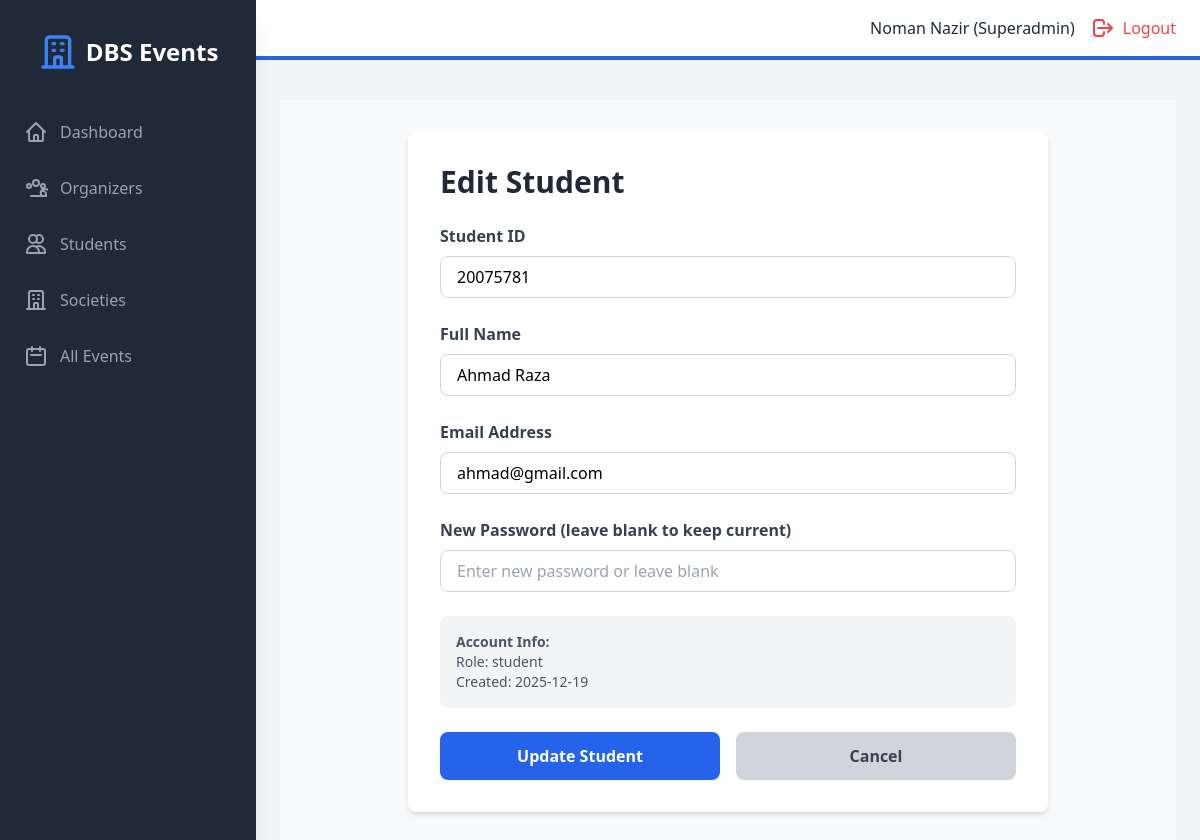
Screenshot of /admin/edit-student/2 (signed in) with the database file from the repository.
### models.py (models this page shows, shortened)
class User(UserMixin, db.Model):
    id = db.Column(db.Integer, primary_key=True)
    student_number = db.Column(db.String(50), unique=True, nullable=True)
    email = db.Column(db.String(120), unique=True, nullable=False)
    password_hash = db.Column(db.String(200), nullable=False)
    name = db.Column(db.String(100), nullable=False)
    role = db.Column(db.String(20), nullable=False)  # superadmin, organizer, student
    created_at = db.Column(db.DateTime, default=datetime.utcnow)
    societies = db.relationship('Society', backref='head', lazy=True)
    events_created = db.relationship('Event', backref='creator', lazy=True)
    registrations = db.relationship('Registration', backref='student', lazy=True)

### backend/routes/admin.py (the view, shortened to what this page needs)
@admin_bp.route("/admin/edit-student/<int:student_id>", methods=["GET", "POST"], endpoint="admin_edit_student")
@admin_required
def admin_edit_student(student_id):
    student = User.query.get_or_404(student_id)
    if student.role != "student":
        flash("User is not a student", "danger")
        return redirect(url_for("admin.admin_students"))
    return render_template("admin/edit_student.html", student=student)

### backend/main.py (called while the page is built)
@login_manager.user_loader
def load_user(user_id):
    return User.query.get(int(user_id))

### frontend/templates/admin/edit_student.html (shortened to what this page needs)
{% extends "base.html" %}
{% block auth_content %}
<div class="min-h-screen bg-gray-50 py-8">
    <div class="max-w-2xl mx-auto px-4">
        <div class="bg-white rounded-lg shadow-md p-8">
            <h2 class="text-3xl font-bold text-gray-800 mb-6">Edit Student</h2>
            <form method="POST" action="{{ url_for('admin.admin_edit_student', student_id=student.id) }}">
                <div class="space-y-6">
                    <div>
                        <label for="student_number" class="block text-gray-700 font-semibold mb-2">Student ID</label>
                        <input type="text" id="student_number" name="student_number" value="{{ student.student_number }}" required
                               class="w-full px-4 py-2 border border-gray-300 rounded-lg focus:ring-2 focus:ring-blue-500 focus:border-transparent">
                    </div>
                    <div>
                        <label for="name" class="block text-gray-700 font-semibold mb-2">Full Name</label>
                        <input type="text" id="name" name="name" value="{{ student.name }}" required
                               class="w-full px-4 py-2 border border-gray-300 rounded-lg focus:ring-2 focus:ring-blue-500 focus:border-transparent">
                    </div>
                    <div>
                        <label for="email" class="block text-gray-700 font-semibold mb-2">Email Address</label>
                        <input type="email" id="email" name="email" value="{{ student.email }}" required
                               class="w-full px-4 py-2 border border-gray-300 rounded-lg focus:ring-2 focus:ring-blue-500 focus:border-transparent">
                    </div>
                    <div>
                        <label for="password" class="block text-gray-700 font-semibold mb-2">New Password (leave blank to keep current)</label>
                        <input type="password" id="password" name="password"
                               placeholder="Enter new password or leave blank"
                               class="w-full px-4 py-2 border border-gray-300 rounded-lg focus:ring-2 focus:ring-blue-500 focus:border-transparent">
                    </div>
                    <div class="bg-gray-100 p-4 rounded-lg">
                        <p class="text-sm text-gray-600">
                            <strong>Account Info:</strong><br>
                            Role: {{ student.role }}<br>
                            Created: {{ student.created_at.strftime('%Y-%m-%d') if student.created_at else 'N/A' }}
                        </p>
                    </div>
                    <div class="flex space-x-4">
                        <button type="submit" class="flex-1 bg-blue-600 text-white py-3 px-6 rounded-lg font-semibold hover:bg-blue-700 transition">
                            Update Student
                        </button>
                        <a href="{{ url_for('admin.admin_students') }}" class="flex-1 bg-gray-300 text-gray-700 py-3 px-6 rounded-lg font-semibold hover:bg-gray-400 transition text-center">
                            Cancel
                        </a>
                    </div>
                </div>
            </form>
        </div>
    </div>
</div>
{% endblock %}

### frontend/templates/base.html (shortened to what this page needs)
<!DOCTYPE html>
<html lang="en">
<head>
    <script src="https://cdn.tailwindcss.com"></script>
    <link rel="stylesheet" href="{{ url_for('static', filename='css/style.css') }}">
</head>
<body class="bg-gray-100">
    {% if current_user.is_authenticated %}
    <div class="flex h-screen bg-gray-100">
        <div id="sidebar" class="sidebar fixed inset-y-0 left-0 z-30 w-64 bg-gray-800 overflow-y-auto transition duration-300 ease-out md:translate-x-0 md:static md:shadow-xl sidebar-closed">
            <div class="flex items-center justify-center mt-8">
                <div class="flex items-center">
                    <svg class="h-10 w-10 text-blue-500" fill="none" stroke="currentColor" viewBox="0 0 24 24">
                        <path stroke-linecap="round" stroke-linejoin="round" stroke-width="2" d="M19 21V5a2 2 0 00-2-2H7a2 2 0 00-2 2v16m14 0h2m-2 0h-5m-9 0H3m2 0h5M9 7h1m-1 4h1m4-4h1m-1 4h1m-5 10v-5a1 1 0 011-1h2a1 1 0 011 1v5m-4 0h4"></path>
                    </svg>
                    <span class="text-white text-2xl font-semibold ml-2">DBS Events</span>
                </div>
            </div>
            <nav class="mt-10">
                {% if current_user.role == 'superadmin' %}
                    <a class="flex items-center mt-4 py-2 px-6 text-gray-400 hover:bg-gray-700 hover:text-white" href="{{ url_for('admin.admin_dashboard') }}">
                        <svg class="h-6 w-6" fill="none" stroke="currentColor" viewBox="0 0 24 24"><path stroke-linecap="round" stroke-linejoin="round" stroke-width="2" d="M3 12l2-2m0 0l7-7 7 7M5 10v10a1 1 0 001 1h3m10-11l2 2m-2-2v10a1 1 0 01-1 1h-3m-6 0a1 1 0 001-1v-4a1 1 0 011-1h2a1 1 0 011 1v4a1 1 0 001 1m-6 0h6"></path></svg>
                        <span class="mx-3">Dashboard</span>
                    </a>
                    <a class="flex items-center mt-4 py-2 px-6 text-gray-400 hover:bg-gray-700 hover:text-white" href="{{ url_for('admin.admin_organizers') }}">
                        <span class="mx-3">Organizers</span>
                    </a>
                    <a class="flex items-center mt-4 py-2 px-6 text-gray-400 hover:bg-gray-700 hover:text-white" href="{{ url_for('admin.admin_students') }}">
                        <svg class="h-6 w-6" fill="none" stroke="currentColor" viewBox="0 0 24 24"><path stroke-linecap="round" stroke-linejoin="round" stroke-width="2" d="M12 4.354a4 4 0 110 5.292M15 21H3v-1a6 6 0 0112 0v1zm0 0h6v-1a6 6 0 00-9-5.197M13 7a4 4 0 11-8 0 4 4 0 018 0z"></path></svg>
                        <span class="mx-3">Students</span>
                    </a>
                    <a class="flex items-center mt-4 py-2 px-6 text-gray-400 hover:bg-gray-700 hover:text-white" href="{{ url_for('admin.admin_societies') }}">
                        <svg class="h-6 w-6" fill="none" stroke="currentColor" viewBox="0 0 24 24"><path stroke-linecap="round" stroke-linejoin="round" stroke-width="2" d="M19 21V5a2 2 0 00-2-2H7a2 2 0 00-2 2v16m14 0h2m-2 0h-5m-9 0H3m2 0h5M9 7h1m-1 4h1m4-4h1m-1 4h1m-5 10v-5a1 1 0 011-1h2a1 1 0 011 1v5m-4 0h4"></path></svg>
                        <span class="mx-3">Societies</span>
                    </a>
                    <a class="flex items-center mt-4 py-2 px-6 text-gray-400 hover:bg-gray-700 hover:text-white" href="{{ url_for('admin.admin_events') }}">
                        <svg class="h-6 w-6" fill="none" stroke="currentColor" viewBox="0 0 24 24"><path stroke-linecap="round" stroke-linejoin="round" stroke-width="2" d="M8 7V3m8 4V3m-9 8h10M5 21h14a2 2 0 002-2V7a2 2 0 00-2-2H5a2 2 0 00-2 2v12a2 2 0 002 2z"></path></svg>
                        <span class="mx-3">All Events</span>
                    </a>
                {% endif %}
            </nav>
        </div>
        <div class="flex-1 flex flex-col overflow-hidden">
            <header class="flex justify-between items-center py-4 px-6 bg-white border-b-4 border-blue-600">
                <div class="flex items-center">
                    <span class="text-gray-800 mr-4">{{ current_user.name }} ({{ current_user.role | capitalize }})</span>
                    <a href="{{ url_for('public.logout') }}" class="flex items-center text-red-500 hover:text-red-700">
                        <svg class="h-6 w-6" fill="none" stroke="currentColor" viewBox="0 0 24 24"><path stroke-linecap="round" stroke-linejoin="round" stroke-width="2" d="M17 16l4-4m0 0l-4-4m4 4H7m6 4v1a3 3 0 01-3 3H6a3 3 0 01-3-3v-10a3 3 0 013-3h4a3 3 0 013 3v1"></path></svg>
                        <span class="ml-2 hidden sm:inline">Logout</span>
                    </a>
                </div>
            </header>
            <div class="px-6 pt-4">
            </div>
            <main class="flex-1 overflow-x-hidden overflow-y-auto bg-gray-100 p-6">
                {% block auth_content %}{% endblock %}
            </main>
        </div>
    </div>
    {% endif %}
</body>
</html>

### frontend/static/css/style.css (style rules this page uses)
body { font-family: 'Segoe UI', Tahoma, Geneva, Verdana, sans-serif; }
a, button { transition: all 0.3s ease; }

### frontend/templates/base.html (style rules this page uses)
.sidebar { transition: transform 0.3s ease-in-out; }
.sidebar-closed { transform: translateX(-100%); }
@media (min-width: 768px) { .sidebar-closed { transform: translateX(0); } }

### rows the page displays
User: name "Noman Nazir", role "Superadmin"
User: student_number "20075781", name "Ahmad Raza", email "ahmad@gmail.com", role "student", created_at "2025-12-19"
